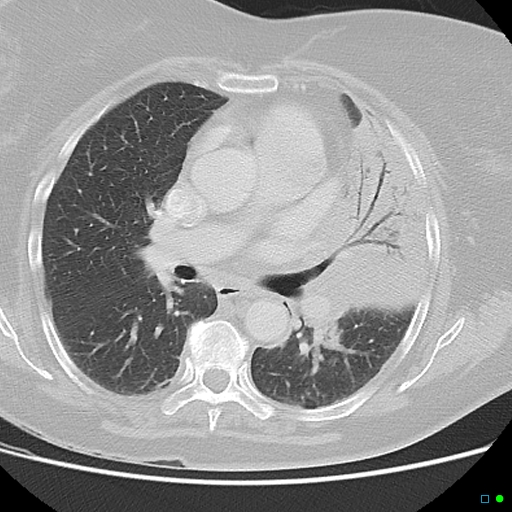
%> input picture Images/1.jpg, 512 x 512 px
$ octave --eval "result = waveletTransform(rgb2gray(imread('../Images/1.jpg')));"   (GNU Octave 9; MATLAB toolbox functions it lacks are replaced by stand-ins)
%> lines starting %> are read from the running program, lines starting %| are printed output that depends on the picture
function waveletMoments = waveletTransform(image)
% input: image to process and extract wavelet coefficients from
% output: 1x20 feature vector containing the first 2 moments of wavelet
% coefficients
image = imresize(image, [256 256]);
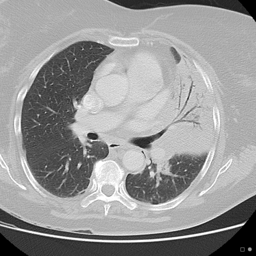
%> image: size 256x256 uint8; min 0, max 255, mean 151.1
coeff_1 = dwt2(image', 'coif1');
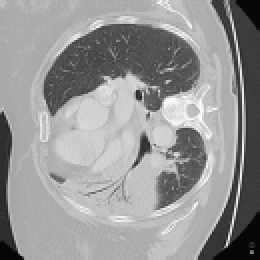
%> coeff_1: size 130x130 double (shown 2 times larger); min -15.36, max 518.2, mean 299.5; drawn with min black and max white
coeff_2 = dwt2(coeff_1, 'coif1');
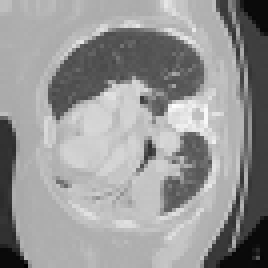
%> coeff_2: size 67x67 double (shown 4 times larger); min -46.16, max 1029, mean 588.9; drawn with min black and max white
coeff_3 = dwt2(coeff_2, 'coif1');
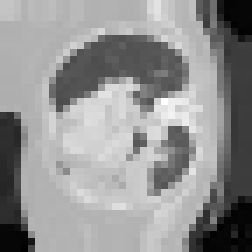
%> coeff_3: size 36x36 double (shown 7 times larger); min -48.08, max 1993, mean 1126; drawn with min black and max white
coeff_4 = dwt2(coeff_3, 'coif1');
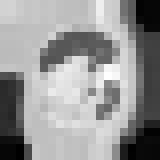
%> coeff_4: size 20x20 double (shown 8 times larger); min -97.28, max 3708.5, mean 2131.6; drawn with min black and max white
% construct the feaute vector
meanCoeff = mean(coeff_4);
%> meanCoeff = 20 values, max 2847.3 at index 5, min 490.5 at index 19, mean 2131.6
stdCoeff = std(coeff_4);
%> stdCoeff = 20 values, max 1229 at index 2, min 95.11 at index 5, mean 711
waveletMoments = [meanCoeff stdCoeff];
%> waveletMoments = 40 values, max 2847.3 at index 5, min 95.11 at index 25, mean 1421.3
%> `result = waveletTransform(rgb2gray(imread('../Images/1.jpg')));`: result has the same summary as waveletMoments in waveletTransform
end

$ run again, on Images/11.jpg
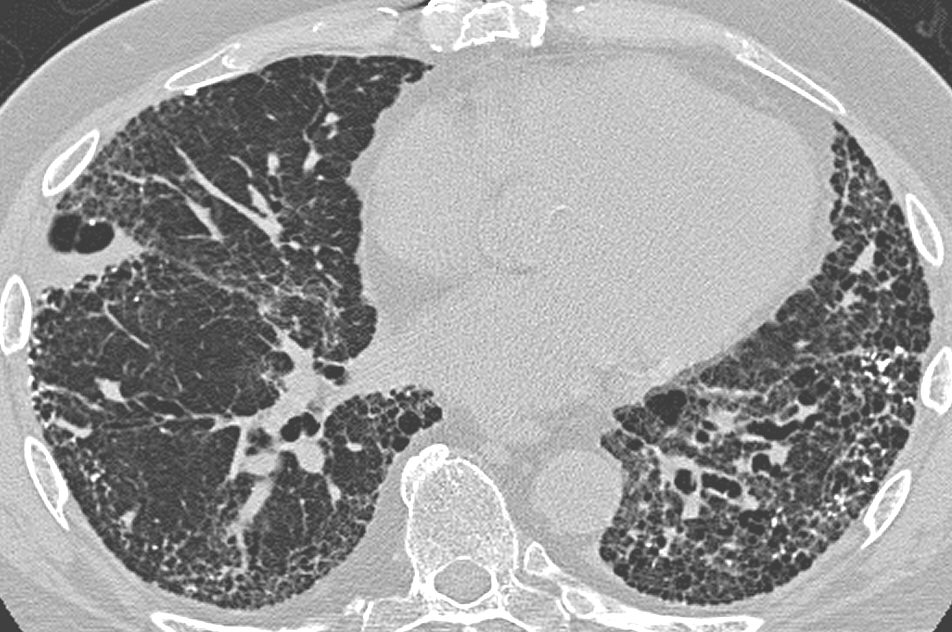
%> input picture Images/11.jpg, 952 x 632 px
%> in waveletTransform, `coeff_2 = dwt2(coeff_1, 'coif1');`:
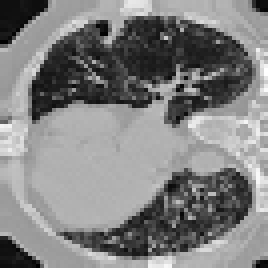
%> coeff_2: size 67x67 double (shown 4 times larger); min 203.8, max 1047.9, mean 630.8; drawn with min black and max white
%> in waveletTransform, `coeff_4 = dwt2(coeff_3, 'coif1');`:
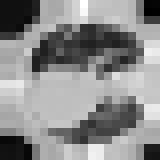
%> coeff_4: size 20x20 double (shown 8 times larger); min 819.4, max 3943.6, mean 2532.9; drawn with min black and max white
%> meanCoeff = 20 values, max 2751 at index 18, min 2232.4 at index 2, mean 2532.9
%> stdCoeff = 20 values, max 1017.4 at index 3, min 459.4 at index 18, mean 796.7
%> waveletMoments = 40 values, max 2751 at index 18, min 459.4 at index 38, mean 1664.8
%> result has the same summary as waveletMoments in waveletTransform

$ run again, on Images/12.jpg
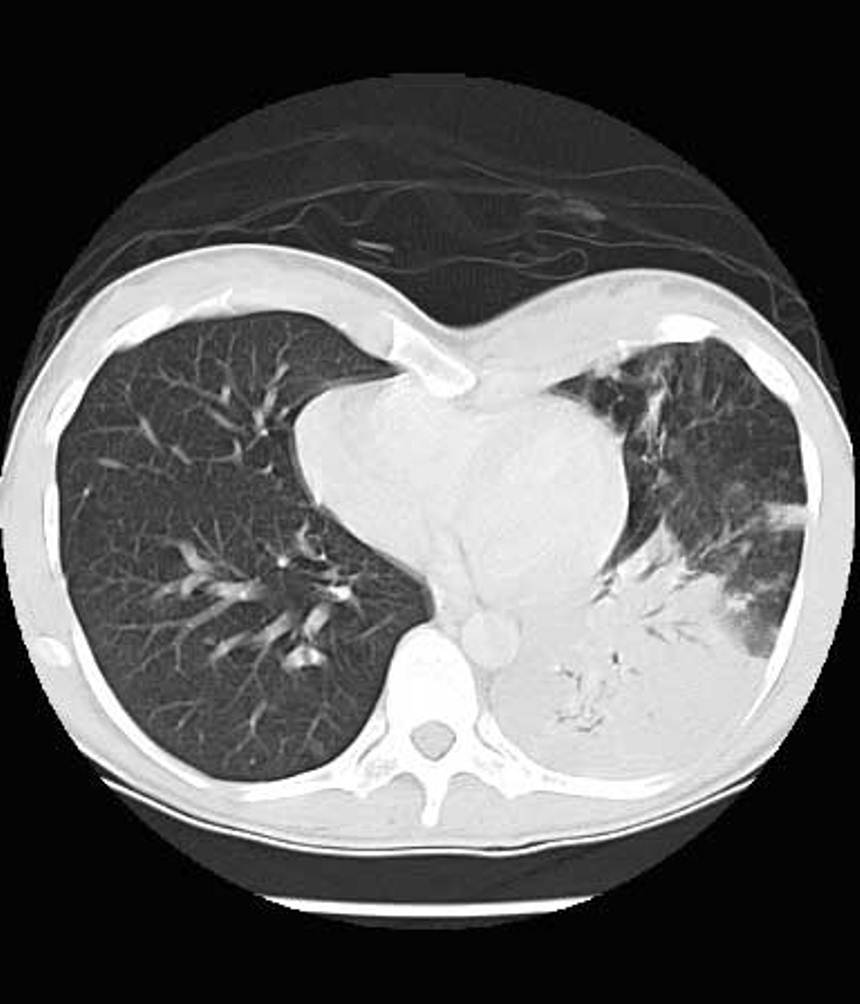
%> input picture Images/12.jpg, 860 x 1004 px
%> in waveletTransform, `image = imresize(image, [256 256]);`:
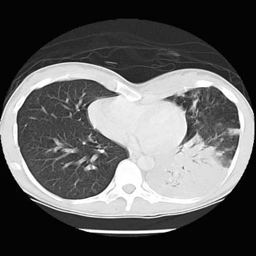
%> image: size 256x256 uint8; min 0, max 255, mean 95
%> in waveletTransform, `coeff_4 = dwt2(coeff_3, 'coif1');`:
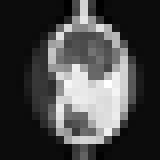
%> coeff_4: size 20x20 double (shown 8 times larger); min -144.7, max 4074.8, mean 1031.2; drawn with min black and max white
%> meanCoeff = 20 values, max 2439.5 at index 11, min 59.26 at index 3, mean 1031.2
%> stdCoeff = 20 values, max 1619.6 at index 15, min 0.0847 at index 2, mean 731.7
%> waveletMoments = 40 values, max 2439.5 at index 11, min 0.0847 at index 22, mean 881.5
%> result has the same summary as waveletMoments in waveletTransform
